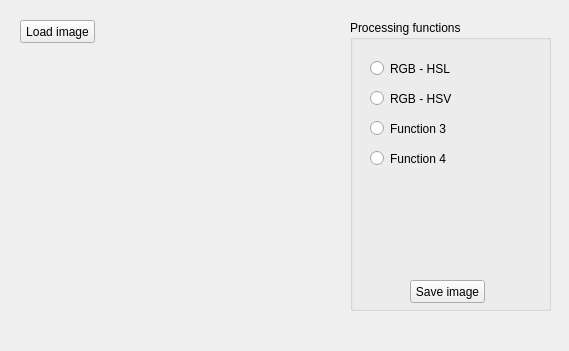
<?xml version="1.0" encoding="UTF-8"?>
<ui version="4.0">
 <class>MainWindow</class>
 <widget class="QMainWindow" name="MainWindow">
  <property name="enabled">
   <bool>true</bool>
  </property>
  <property name="geometry">
   <rect>
    <x>0</x>
    <y>0</y>
    <width>569</width>
    <height>351</height>
   </rect>
  </property>
  <property name="windowTitle">
   <string>MainWindow</string>
  </property>
  <widget class="QWidget" name="centralWidget">
   <widget class="QPushButton" name="pushButtonLoadImage">
    <property name="geometry">
     <rect>
      <x>20</x>
      <y>20</y>
      <width>75</width>
      <height>23</height>
     </rect>
    </property>
    <property name="styleSheet">
     <string notr="true"/>
    </property>
    <property name="text">
     <string>Load image</string>
    </property>
   </widget>
   <widget class="QLabel" name="route">
    <property name="geometry">
     <rect>
      <x>20</x>
      <y>50</y>
      <width>311</width>
      <height>21</height>
     </rect>
    </property>
    <property name="styleSheet">
     <string notr="true"/>
    </property>
    <property name="text">
     <string/>
    </property>
   </widget>
   <widget class="QGroupBox" name="groupBox">
    <property name="geometry">
     <rect>
      <x>350</x>
      <y>20</y>
      <width>201</width>
      <height>291</height>
     </rect>
    </property>
    <property name="title">
     <string>Processing functions</string>
    </property>
    <widget class="QPushButton" name="pushButtonSaveImage">
     <property name="geometry">
      <rect>
       <x>60</x>
       <y>260</y>
       <width>75</width>
       <height>23</height>
      </rect>
     </property>
     <property name="text">
      <string>Save image</string>
     </property>
    </widget>
    <widget class="QRadioButton" name="radioButtonRGBtoHSL">
     <property name="geometry">
      <rect>
       <x>20</x>
       <y>40</y>
       <width>82</width>
       <height>17</height>
      </rect>
     </property>
     <property name="text">
      <string>RGB - HSL</string>
     </property>
    </widget>
    <widget class="QRadioButton" name="radioButtonRGBtoHSV">
     <property name="geometry">
      <rect>
       <x>20</x>
       <y>70</y>
       <width>82</width>
       <height>17</height>
      </rect>
     </property>
     <property name="text">
      <string>RGB - HSV</string>
     </property>
    </widget>
    <widget class="QRadioButton" name="radioButton_3">
     <property name="geometry">
      <rect>
       <x>20</x>
       <y>100</y>
       <width>82</width>
       <height>17</height>
      </rect>
     </property>
     <property name="text">
      <string>Function 3</string>
     </property>
    </widget>
    <widget class="QRadioButton" name="radioButton_4">
     <property name="geometry">
      <rect>
       <x>20</x>
       <y>130</y>
       <width>82</width>
       <height>17</height>
      </rect>
     </property>
     <property name="text">
      <string>Function 4</string>
     </property>
    </widget>
   </widget>
   <widget class="QLabel" name="labelImage">
    <property name="geometry">
     <rect>
      <x>20</x>
      <y>80</y>
      <width>311</width>
      <height>221</height>
     </rect>
    </property>
    <property name="text">
     <string/>
    </property>
   </widget>
   <widget class="QLabel" name="labelFeedback">
    <property name="geometry">
     <rect>
      <x>30</x>
      <y>320</y>
      <width>151</width>
      <height>16</height>
     </rect>
    </property>
    <property name="text">
     <string/>
    </property>
   </widget>
  </widget>
 </widget>
 <layoutdefault spacing="6" margin="11"/>
 <resources/>
 <connections/>
</ui>
